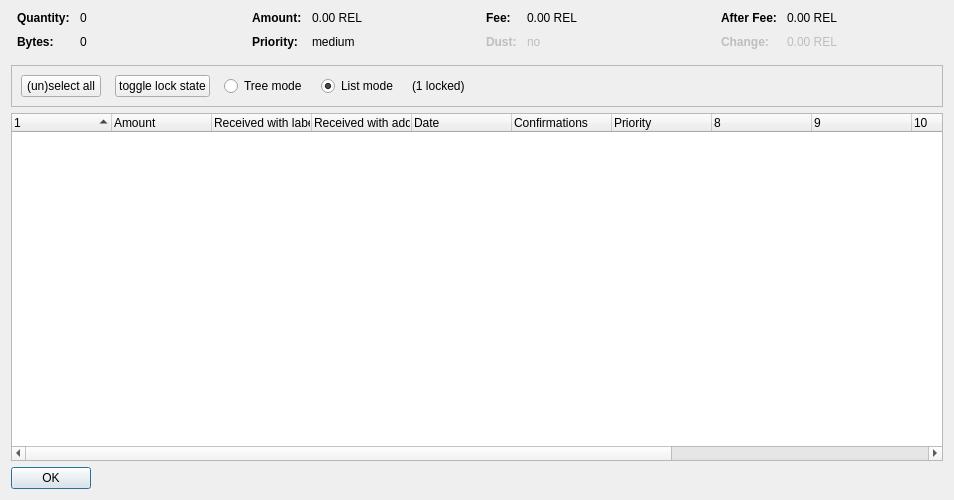
<?xml version="1.0" encoding="UTF-8"?>
<ui version="4.0">
 <class>CoinControlDialog</class>
 <widget class="QDialog" name="CoinControlDialog">
  <property name="geometry">
   <rect>
    <x>0</x>
    <y>0</y>
    <width>954</width>
    <height>500</height>
   </rect>
  </property>
  <property name="windowTitle">
   <string>Coin Selection</string>
  </property>
  <layout class="QVBoxLayout" name="verticalLayout">
   <item>
    <layout class="QHBoxLayout" name="horizontalLayoutTop" stretch="0,0,0,0">
     <property name="topMargin">
      <number>0</number>
     </property>
     <property name="bottomMargin">
      <number>10</number>
     </property>
     <item>
      <layout class="QFormLayout" name="formLayoutCoinControl1">
       <property name="horizontalSpacing">
        <number>10</number>
       </property>
       <property name="verticalSpacing">
        <number>10</number>
       </property>
       <property name="leftMargin">
        <number>6</number>
       </property>
       <property name="rightMargin">
        <number>6</number>
       </property>
       <item row="0" column="0">
        <widget class="QLabel" name="labelCoinControlQuantityText">
         <property name="font">
          <font>
           <weight>75</weight>
           <bold>true</bold>
          </font>
         </property>
         <property name="text">
          <string>Quantity:</string>
         </property>
        </widget>
       </item>
       <item row="0" column="1">
        <widget class="QLabel" name="labelCoinControlQuantity">
         <property name="cursor">
          <cursorShape>IBeamCursor</cursorShape>
         </property>
         <property name="contextMenuPolicy">
          <enum>Qt::ActionsContextMenu</enum>
         </property>
         <property name="text">
          <string notr="true">0</string>
         </property>
         <property name="textInteractionFlags">
          <set>Qt::LinksAccessibleByMouse|Qt::TextSelectableByKeyboard|Qt::TextSelectableByMouse</set>
         </property>
        </widget>
       </item>
       <item row="1" column="0">
        <widget class="QLabel" name="labelCoinControlBytesText">
         <property name="font">
          <font>
           <weight>75</weight>
           <bold>true</bold>
          </font>
         </property>
         <property name="text">
          <string>Bytes:</string>
         </property>
        </widget>
       </item>
       <item row="1" column="1">
        <widget class="QLabel" name="labelCoinControlBytes">
         <property name="cursor">
          <cursorShape>IBeamCursor</cursorShape>
         </property>
         <property name="contextMenuPolicy">
          <enum>Qt::ActionsContextMenu</enum>
         </property>
         <property name="text">
          <string notr="true">0</string>
         </property>
         <property name="textInteractionFlags">
          <set>Qt::LinksAccessibleByMouse|Qt::TextSelectableByKeyboard|Qt::TextSelectableByMouse</set>
         </property>
        </widget>
       </item>
      </layout>
     </item>
     <item>
      <layout class="QFormLayout" name="formLayoutCoinControl2">
       <property name="horizontalSpacing">
        <number>10</number>
       </property>
       <property name="verticalSpacing">
        <number>10</number>
       </property>
       <property name="leftMargin">
        <number>6</number>
       </property>
       <property name="rightMargin">
        <number>6</number>
       </property>
       <item row="0" column="0">
        <widget class="QLabel" name="labelCoinControlAmountText">
         <property name="font">
          <font>
           <weight>75</weight>
           <bold>true</bold>
          </font>
         </property>
         <property name="text">
          <string>Amount:</string>
         </property>
        </widget>
       </item>
       <item row="0" column="1">
        <widget class="QLabel" name="labelCoinControlAmount">
         <property name="cursor">
          <cursorShape>IBeamCursor</cursorShape>
         </property>
         <property name="contextMenuPolicy">
          <enum>Qt::ActionsContextMenu</enum>
         </property>
         <property name="text">
          <string notr="true">0.00 REL</string>
         </property>
         <property name="textInteractionFlags">
          <set>Qt::LinksAccessibleByMouse|Qt::TextSelectableByKeyboard|Qt::TextSelectableByMouse</set>
         </property>
        </widget>
       </item>
       <item row="1" column="0">
        <widget class="QLabel" name="labelCoinControlPriorityText">
         <property name="font">
          <font>
           <weight>75</weight>
           <bold>true</bold>
          </font>
         </property>
         <property name="text">
          <string>Priority:</string>
         </property>
        </widget>
       </item>
       <item row="1" column="1">
        <widget class="QLabel" name="labelCoinControlPriority">
         <property name="cursor">
          <cursorShape>IBeamCursor</cursorShape>
         </property>
         <property name="contextMenuPolicy">
          <enum>Qt::ActionsContextMenu</enum>
         </property>
         <property name="text">
          <string>medium</string>
         </property>
         <property name="textInteractionFlags">
          <set>Qt::LinksAccessibleByMouse|Qt::TextSelectableByKeyboard|Qt::TextSelectableByMouse</set>
         </property>
        </widget>
       </item>
      </layout>
     </item>
     <item>
      <layout class="QFormLayout" name="formLayoutCoinControl3">
       <property name="horizontalSpacing">
        <number>10</number>
       </property>
       <property name="verticalSpacing">
        <number>10</number>
       </property>
       <property name="leftMargin">
        <number>6</number>
       </property>
       <property name="rightMargin">
        <number>6</number>
       </property>
       <item row="0" column="0">
        <widget class="QLabel" name="labelCoinControlFeeText">
         <property name="font">
          <font>
           <weight>75</weight>
           <bold>true</bold>
          </font>
         </property>
         <property name="text">
          <string>Fee:</string>
         </property>
        </widget>
       </item>
       <item row="0" column="1">
        <widget class="QLabel" name="labelCoinControlFee">
         <property name="cursor">
          <cursorShape>IBeamCursor</cursorShape>
         </property>
         <property name="contextMenuPolicy">
          <enum>Qt::ActionsContextMenu</enum>
         </property>
         <property name="text">
          <string notr="true">0.00 REL</string>
         </property>
         <property name="textInteractionFlags">
          <set>Qt::LinksAccessibleByMouse|Qt::TextSelectableByKeyboard|Qt::TextSelectableByMouse</set>
         </property>
        </widget>
       </item>
       <item row="1" column="0">
        <widget class="QLabel" name="labelCoinControlLowOutputText">
         <property name="enabled">
          <bool>false</bool>
         </property>
         <property name="font">
          <font>
           <weight>75</weight>
           <bold>true</bold>
          </font>
         </property>
         <property name="text">
          <string>Dust:</string>
         </property>
        </widget>
       </item>
       <item row="1" column="1">
        <widget class="QLabel" name="labelCoinControlLowOutput">
         <property name="enabled">
          <bool>false</bool>
         </property>
         <property name="cursor">
          <cursorShape>IBeamCursor</cursorShape>
         </property>
         <property name="contextMenuPolicy">
          <enum>Qt::ActionsContextMenu</enum>
         </property>
         <property name="text">
          <string>no</string>
         </property>
         <property name="textInteractionFlags">
          <set>Qt::LinksAccessibleByMouse|Qt::TextSelectableByKeyboard|Qt::TextSelectableByMouse</set>
         </property>
        </widget>
       </item>
      </layout>
     </item>
     <item>
      <layout class="QFormLayout" name="formLayoutCoinControl4">
       <property name="horizontalSpacing">
        <number>10</number>
       </property>
       <property name="verticalSpacing">
        <number>10</number>
       </property>
       <property name="leftMargin">
        <number>6</number>
       </property>
       <property name="rightMargin">
        <number>6</number>
       </property>
       <item row="0" column="0">
        <widget class="QLabel" name="labelCoinControlAfterFeeText">
         <property name="font">
          <font>
           <weight>75</weight>
           <bold>true</bold>
          </font>
         </property>
         <property name="text">
          <string>After Fee:</string>
         </property>
        </widget>
       </item>
       <item row="0" column="1">
        <widget class="QLabel" name="labelCoinControlAfterFee">
         <property name="cursor">
          <cursorShape>IBeamCursor</cursorShape>
         </property>
         <property name="contextMenuPolicy">
          <enum>Qt::ActionsContextMenu</enum>
         </property>
         <property name="text">
          <string notr="true">0.00 REL</string>
         </property>
         <property name="textInteractionFlags">
          <set>Qt::LinksAccessibleByMouse|Qt::TextSelectableByKeyboard|Qt::TextSelectableByMouse</set>
         </property>
        </widget>
       </item>
       <item row="1" column="0">
        <widget class="QLabel" name="labelCoinControlChangeText">
         <property name="enabled">
          <bool>false</bool>
         </property>
         <property name="font">
          <font>
           <weight>75</weight>
           <bold>true</bold>
          </font>
         </property>
         <property name="text">
          <string>Change:</string>
         </property>
        </widget>
       </item>
       <item row="1" column="1">
        <widget class="QLabel" name="labelCoinControlChange">
         <property name="enabled">
          <bool>false</bool>
         </property>
         <property name="cursor">
          <cursorShape>IBeamCursor</cursorShape>
         </property>
         <property name="contextMenuPolicy">
          <enum>Qt::ActionsContextMenu</enum>
         </property>
         <property name="text">
          <string notr="true">0.00 REL</string>
         </property>
         <property name="textInteractionFlags">
          <set>Qt::LinksAccessibleByMouse|Qt::TextSelectableByKeyboard|Qt::TextSelectableByMouse</set>
         </property>
        </widget>
       </item>
      </layout>
     </item>
    </layout>
   </item>
   <item>
    <widget class="QFrame" name="frame">
     <property name="minimumSize">
      <size>
       <width>0</width>
       <height>40</height>
      </size>
     </property>
     <property name="frameShape">
      <enum>QFrame::StyledPanel</enum>
     </property>
     <property name="frameShadow">
      <enum>QFrame::Sunken</enum>
     </property>
     <layout class="QHBoxLayout" name="horizontalLayout">
      <item>
       <layout class="QHBoxLayout" name="horizontalLayoutPanel" stretch="0,0,0,0,0,0">
        <property name="spacing">
         <number>14</number>
        </property>
        <item>
         <widget class="QPushButton" name="pushButtonSelectAll">
          <property name="sizePolicy">
           <sizepolicy hsizetype="Maximum" vsizetype="Fixed">
            <horstretch>0</horstretch>
            <verstretch>0</verstretch>
           </sizepolicy>
          </property>
          <property name="text">
           <string>(un)select all</string>
          </property>
          <property name="autoDefault">
           <bool>false</bool>
          </property>
         </widget>
        </item>
        <item>
         <widget class="QPushButton" name="pushButtonToggleLock">
          <property name="sizePolicy">
           <sizepolicy hsizetype="Maximum" vsizetype="Fixed">
            <horstretch>0</horstretch>
            <verstretch>0</verstretch>
           </sizepolicy>
          </property>
          <property name="text">
           <string>toggle lock state</string>
          </property>
          <property name="autoDefault">
           <bool>false</bool>
          </property>
         </widget>
        </item>
        <item>
         <widget class="QRadioButton" name="radioTreeMode">
          <property name="sizePolicy">
           <sizepolicy hsizetype="Maximum" vsizetype="Fixed">
            <horstretch>0</horstretch>
            <verstretch>0</verstretch>
           </sizepolicy>
          </property>
          <property name="text">
           <string>Tree mode</string>
          </property>
         </widget>
        </item>
        <item>
         <widget class="QRadioButton" name="radioListMode">
          <property name="sizePolicy">
           <sizepolicy hsizetype="Maximum" vsizetype="Fixed">
            <horstretch>0</horstretch>
            <verstretch>0</verstretch>
           </sizepolicy>
          </property>
          <property name="text">
           <string>List mode</string>
          </property>
          <property name="checked">
           <bool>true</bool>
          </property>
         </widget>
        </item>
        <item>
         <widget class="QLabel" name="labelLocked">
          <property name="text">
           <string>(1 locked)</string>
          </property>
         </widget>
        </item>
        <item>
         <spacer name="horizontalSpacer">
          <property name="orientation">
           <enum>Qt::Horizontal</enum>
          </property>
          <property name="sizeHint" stdset="0">
           <size>
            <width>40</width>
            <height>20</height>
           </size>
          </property>
         </spacer>
        </item>
       </layout>
      </item>
     </layout>
    </widget>
   </item>
   <item>
    <widget class="CoinControlTreeWidget" name="treeWidget">
     <property name="contextMenuPolicy">
      <enum>Qt::CustomContextMenu</enum>
     </property>
     <property name="sortingEnabled">
      <bool>false</bool>
     </property>
     <property name="columnCount">
      <number>13</number>
     </property>
     <attribute name="headerShowSortIndicator" stdset="0">
      <bool>true</bool>
     </attribute>
     <attribute name="headerStretchLastSection">
      <bool>false</bool>
     </attribute>
     <column>
      <property name="text">
       <string/>
      </property>
     </column>
     <column>
      <property name="text">
       <string>Amount</string>
      </property>
     </column>
     <column>
      <property name="text">
       <string>Received with label</string>
      </property>
     </column>
     <column>
      <property name="text">
       <string>Received with address</string>
      </property>
     </column>
     <column>
      <property name="text">
       <string>Date</string>
      </property>
     </column>
     <column>
      <property name="text">
       <string>Confirmations</string>
      </property>
      <property name="toolTip">
       <string>Confirmed</string>
      </property>
     </column>
     <column>
      <property name="text">
       <string>Priority</string>
      </property>
     </column>
     <column>
      <property name="text">
       <string/>
      </property>
     </column>
     <column>
      <property name="text">
       <string/>
      </property>
     </column>
     <column>
      <property name="text">
       <string/>
      </property>
     </column>
     <column>
      <property name="text">
       <string/>
      </property>
     </column>
     <column>
      <property name="text">
       <string/>
      </property>
     </column>
    </widget>
   </item>
   <item>
    <widget class="QDialogButtonBox" name="buttonBox">
     <property name="sizePolicy">
      <sizepolicy hsizetype="Maximum" vsizetype="Fixed">
       <horstretch>0</horstretch>
       <verstretch>0</verstretch>
      </sizepolicy>
     </property>
     <property name="orientation">
      <enum>Qt::Horizontal</enum>
     </property>
     <property name="standardButtons">
      <set>QDialogButtonBox::Ok</set>
     </property>
    </widget>
   </item>
  </layout>
 </widget>
 <customwidgets>
  <customwidget>
   <class>CoinControlTreeWidget</class>
   <extends>QTreeWidget</extends>
   <header>coincontroltreewidget.h</header>
  </customwidget>
 </customwidgets>
 <resources/>
 <connections/>
</ui>
